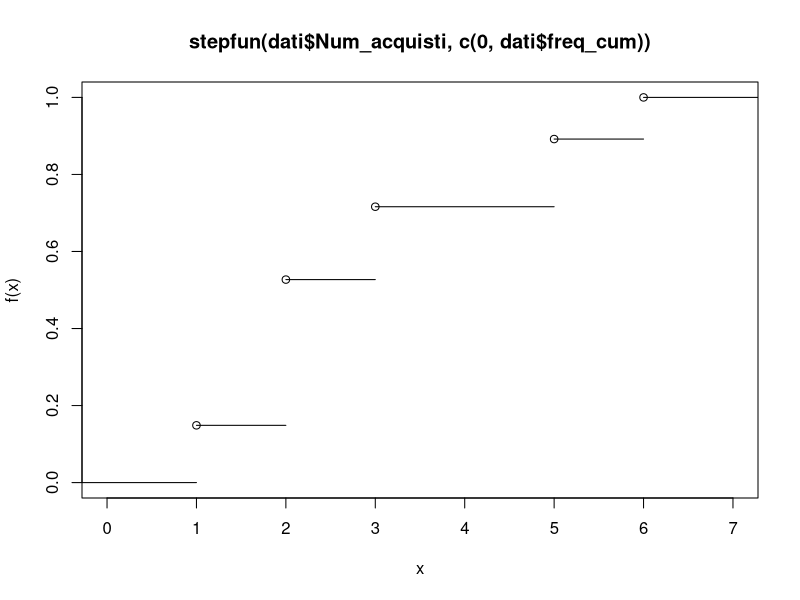
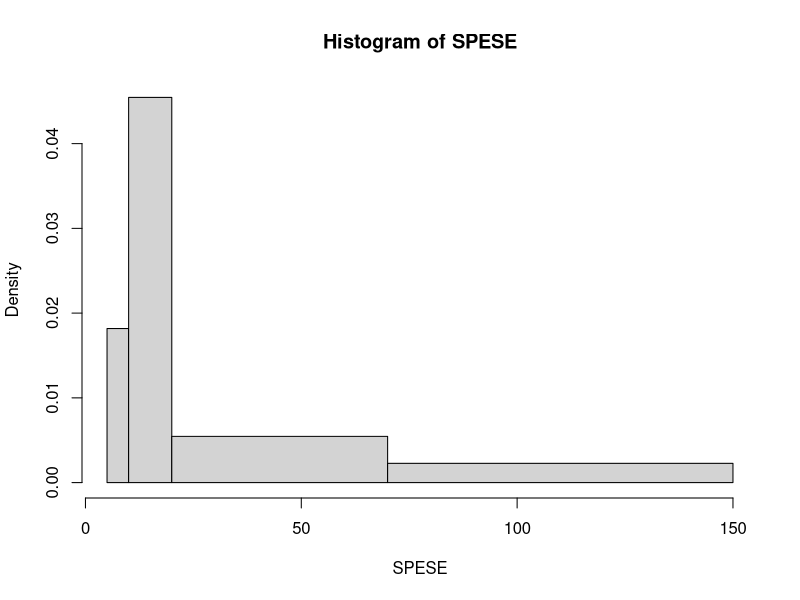
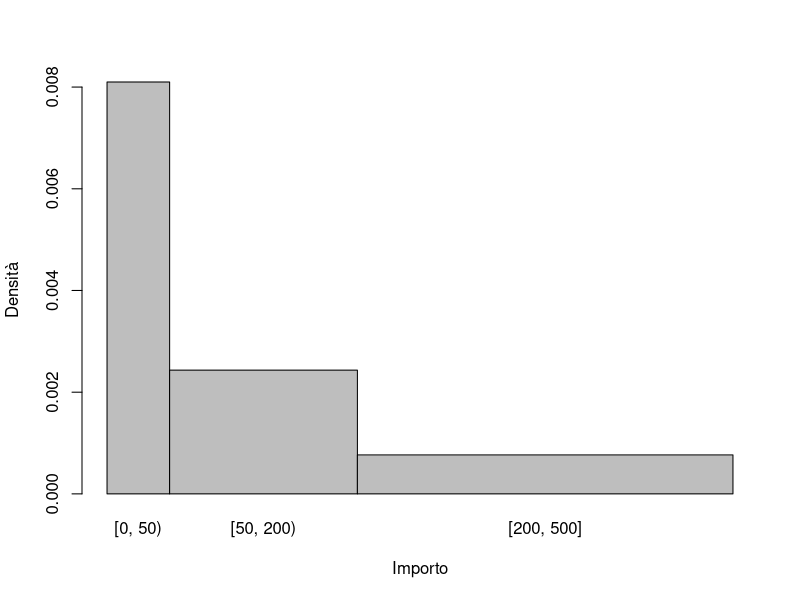
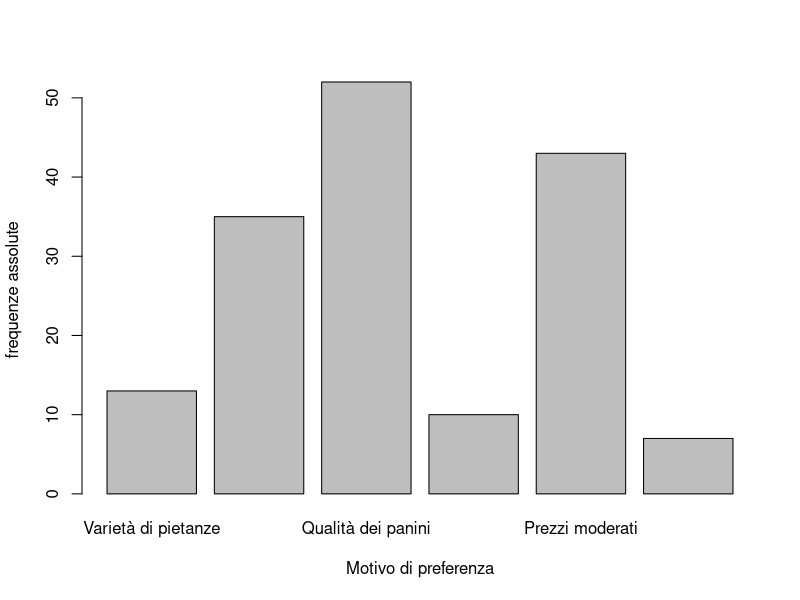
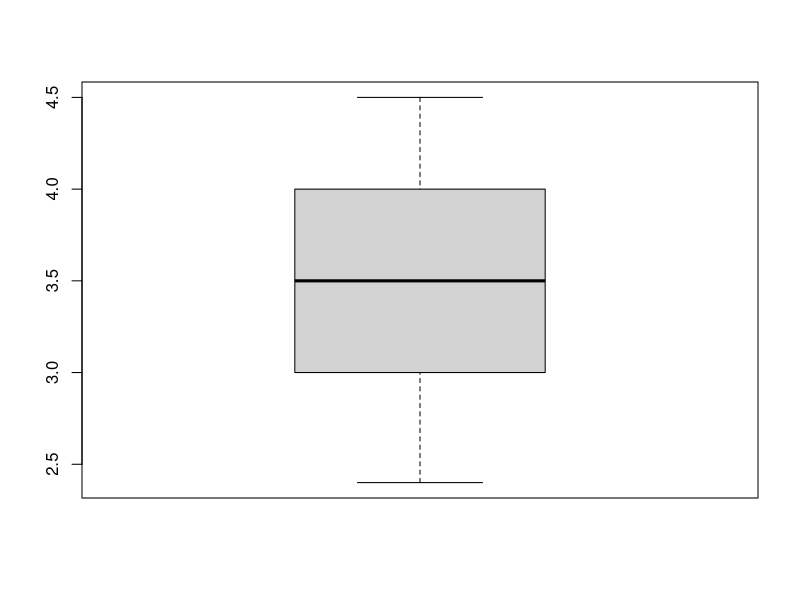
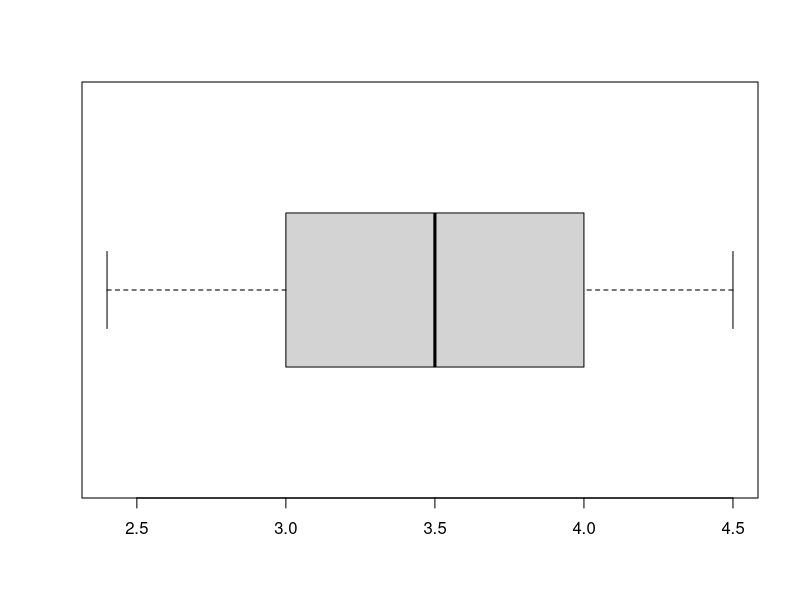

Generate these figures, in order, with R:

# Rifacciamo gli esercizi svolti durante la prima esercitazione
# (vedi file Ex_1_soluzioni.pdf)

################################################
########################### ESERCIZIO 1
################################################

# A pochi mesi dall’apertura del negozio “pilota”, TIR ha elaborato i dati sui clienti che si
# sono iscritti al programma fedeltà del negozio. La tabella seguente mostra la
# distribuzione della frequenza della variabile "numero di acquisti durante i primi tre mesi
# di adesione al programma fedeltà":

Num_acquisti <- c(1,2,3,5,6)
Num_clienti <- c(11,28,14,13,8)

(dati <- data.frame(Num_acquisti, Num_clienti))

########################

# 2. Calcolare i cinque numeri di riepilogo per la variabile "N. di acquisti";
n = sum(dati$Num_clienti)
dati$freq_rel <- dati$Num_clienti/n
dati$freq_cum <- cumsum(dati$freq_rel)
dati
plot(stepfun(dati$Num_acquisti, c(0,dati$freq_cum)), verticals = F)

################################################
########################### ESERCIZIO 2
################################################

# TIR è una catena di negozi internazionale che vende prodotti innovativi per la cura
# del corpo. La catena non ha negozi in Italia. Tuttavia, un negozio “pilota” è stato
# aperto in una piccola città per valutare la redditività in questo mercato. I seguenti
# dati sono stati ottenuti da un campione di n = 11 clienti che hanno effettuato acquisti
# nel negozio pilota. Sono state raccolte le seguenti variabili:
#   - SPESE   -->   Importo della spesa (in Euro)
#   - TEMPO   -->   Tempo trascorso nel negozio (in minuti)
#   - TOP     -->   Numero di articoli acquistati che appartengono alla categoria di 
#                   prodotti “top” (ovvero con un costo maggiore)

SPESE	<- c(8.9,	12.6,	86.4,	75.2,	28.4,	26.5,	15.4,	67.8,	13.2,	10.0,	18.6)
TEMPO	<- c(5.7,	7.6,	15.8,	22.8,	17.3,	10.5,	9.5,	25.7,	18.2,	8.7,	15.2)
TOP	<- c(1,	2, 4, 5, 3, 4, 2, 4, 3, 1, 1)

########################

# 3. Dopo aver classificato la variabile SPESE nelle classi [5; 10), [10; 20), [20; 70) e
#   [70; 150), rappresentare l’istogramma corrispondente;
estremi_classi <- c(5,10,20,70,150)
h <- hist(SPESE, breaks = estremi_classi, right = F)
h$counts # frequenze assolute
h$density # densità

# calcoliamo le distribuzioni di frequenza a partire dai dati, senza usare la funzione "hist" 
spese_classi <- cut(SPESE, breaks = c(5,10,20,70,150), right = F)
n = length(SPESE)
freq_ass <- table(spese_classi)
freq_rel <- freq_ass/n
ampiezza_classi <- diff(estremi_classi)
densità <- freq_rel/ampiezza_classi

########################

# 4. In base alla classificazione eseguita al punto precedente, calcolare la media della
#   variabile SPESE. Discutere la validità del risultato ottenuto;
valori_centrali <- (estremi_classi[2:5] + estremi_classi[1:4])/2
# usiamo le frequenze relative
sum(valori_centrali * freq_rel)
# oppure quelle assolute
sum(valori_centrali * freq_ass)/n

# esiste una funzione già implementata che prevede come parametro i pesi
weighted.mean(x = valori_centrali, w = freq_rel)

########################

# 5. Calcolare la porzione di clienti che ha speso più di 20 euro;
# In questo caso consideriamo i dati grezzi
spese_maggiore_20 <- SPESE > 20
sum(spese_maggiore_20)/n

################################################
########################### ESERCIZIO 3
################################################

# Un tour operator ha selezionato dal proprio database un campione di n = 200 persone
# che hanno acquistato una vacanza organizzata per una determinata destinazione nel
# 2018. Per i clienti selezionati sono stati analizzate le variabili genere e importo (in
# euro) speso per escursioni extra (non incluse nel pacchetto).

dati <- matrix(c(47, 45, 29, 34, 28, 17), nrow = 2, byrow = T)
rownames(dati) <- c("Maschi","Femmine")
colnames(dati) <- c("[0, 50)", "[50, 200)", "[200, 500]")
dati

########################

# 1. Costruire l’istogramma della variabile “Importo” considerando l’intero campione;
importo <- colSums(dati)
freq_rel <- importo/sum(importo)
ampiezza_classi <- c(50, 150, 300)
densità <- freq_rel/ampiezza_classi
# con i dati raggruppati non possiamo usare la funzione hist
# riadattiamo la funzione barplot PERO' dobbiamo fare qualche modifica:
# annullare lo spazio tra le barre, specificare l'ampiezza delle classi
barplot(densità, space = 0, width = c(50, 150, 300),
        ylab = "Densità", xlab = "Importo")

################################################
########################### ESERCIZIO 4
################################################

# Un imprenditore ha deciso di aprire un nuovo bar vicino all’Università e ha svolto
# un’indagine su un campione di studenti. Li ha interrogati sulle loro preferenze delle
# caratteristiche di un bar:

preferenza <- c("Varietà di pietanze", "Abbondanza dei piatti", "Qualità dei panini",
                "Pulizia del locale", "Prezzi moderati", "Vicinanza all’uni")
Num_studenti <- c(13, 35, 52, 10, 43, 7)

(data.frame(preferenza, Num_studenti))

########################

# 1. Determinare una misura di sintesi adeguata per tale variabile;
indice_moda <- which(Num_studenti == max(Num_studenti))
preferenza[indice_moda]

########################

# 2. Costruire una rappresentazione grafica adeguata.
barplot(Num_studenti, names.arg = preferenza, 
        xlab = "Motivo di preferenza", ylab = "frequenze assolute")

################################################
########################### ESERCIZIO 5
################################################

# Uno studente ha esaminato tutti i bar e le caffetterie vicino all’Università raccogliendo i
# dati per le seguenti variabili:
# - POSTO     --> è facile trovare un posto a sedere? (0 = NO 1 = SI)
# - FINESTRE  --> numero di finestre/vetrine
# - PREZZO    --> prezzo del panino preferito
# - DISTANZA  --> Distanza dall’Università (in metri)

POSTO	<- c(1, 0, 1, 1, 1, 0, 1, 1, 0)
FINESTRE <- c(3, 1, 2, 1, 1, 2, 2, 3, 3)
PREZZO	<- c(2.8, 3.5, 3, 2.4, 3.2, 4, 4.5, 4.2, 3.6)
DISTANZA	<- c(650, 500, 700, 850, 200, 400, 350, 150, 200)

########################

# 1. Calcolare la media della variabile DISTANZA; 
mean(DISTANZA)

########################

# 2. Calcolare i quartili della variabile PREZZO e rappresentare il boxplot. 
# Inoltre, verificare la presenza di eventuali outliers
quantile(PREZZO, probs = c(0.25, 0.5, 0.75))
# oppure
summary(PREZZO)

# oppure, se richiesto di calcolarli senza usare la funzione di R:
n = length(PREZZO)

# visto che R lavora in forma vettoriale, possiamo calcolarli contemporaneamente
p = c(0.25, 0.5, 0.75)
prezzo_ordinato <- sort(PREZZO)
position <- p*(n+1)
pos <- floor(position)
delta <- position - pos
(quartili <- (1-delta) * prezzo_ordinato[pos] + delta * prezzo_ordinato[pos+1])

# controlliamo la presenza di outliers:
iqr <- quartili[3] - quartili[1]
quartili[1] - 1.5*iqr > min(PREZZO)
quartili[3] + 1.5*iqr < max(PREZZO)
# essendo entrambi FALSE possiamo concludere che non sono presenti valori
# anomali e che L=min e U=max

# per il boxplot, utilizziamo la funzione di R
boxplot(PREZZO)
#oppure, se lo preferite in orizzonatel:
boxplot(PREZZO, horizontal = T)

########################

# 4. Calcolare la varianza e la deviazione standard della variabile DISTANZA
# ATTENZIONE!!! le funzioni sd() e var() sono implementate per i CAMPIONI
# quindi hanno al denominatore (n-1)!!!
n = length(DISTANZA)
(n-1)/n * sd(DISTANZA)
(n-1)/n * var(DISTANZA)

# oppure, senza usare le formule
media <- sum(DISTANZA)/n
(varianza <- sum(DISTANZA^2)/n - media^2)
# equivalentemente: 
sum((DISTANZA - media)^2)/n

################################################
########################### ESERCIZIO 6
################################################

x <- c(
  44,47,53,43,47,52,45,52,46,52,
  48,44,46,43,48,51,49,49,45,46,
  46,48,49,48,49,53,44,47,46,49,
  48,48,52,50,47,45,49,46,50,54,
  48,52,52,50,47,51,46,50,50,48,
  52,44,41,49,50,48,49,49,53,47,
  46,46,47,52,47,42,44,44,46,50,
  51,47,48,51,51,47,44,47,45,44,
  47,47,44,48,45,48,50,49,46,47,
  53,50,46,43,50,52,45,49,50,47,
  45,51,51,47,42,49,51,44,43,46,
  49,47,50,46,49,43,51,41,48,53,
  50,47,47,47,49,41,43,46,47,49,
  46,46,50,52,51,44,50,48,49,45
)

########################

# 1. Qual è la percentuale di osservazioni presenti nell'intervallo (43.73, 51.73)?

indici <- which(x > 43.73 & x < 51.73)
length(x[indici])/length(x) * 100

########################

# 2. Ipotizzando di essere a conoscenza solo della media e della varianza:
media = 47.73
varianza = 8.45
# possiamo ugualmente calcolare la frequenza nell'intervallo?

# Applichiamo la diseguaglianza di Chebyshev 
# Poniamo 
a = 43.73
b = 51.73
# otteniamo il valore di delta
(delta = media - a);(delta = b - media)

# Otteniamo l'estremo inferiore della frequenza nell'intervallo: 
1 - varianza/delta^2

# In questo caso l'approssimazione l’approssimazione ottenuta con la 
# diseguaglianza di Chebishev è poco soddisfacente.











